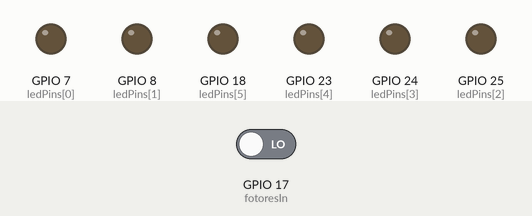
Bench run of a program on a simulated Raspberry Pi (BCM pin numbers). Shown: output pins drawn as LEDs (lit = HIGH). The test bench sets the inputs (shaded band); at power-on: GPIO 17 (fotoresIn) LOW.

Above: at 0.3 s.
At 0.65 s:
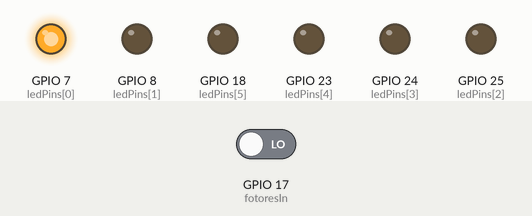
At 0.95 s:
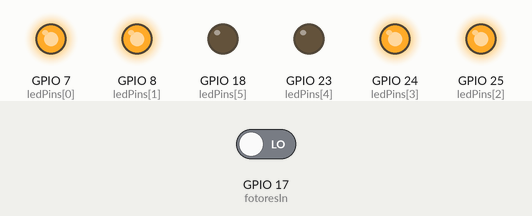
At 1.55 s:
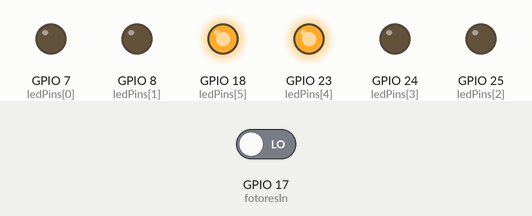
At 2.25 s:
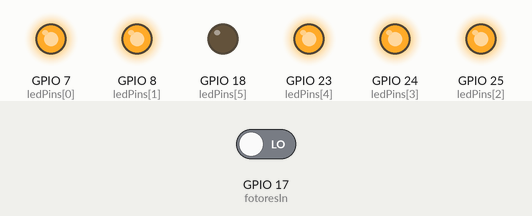
At 2.85 s:
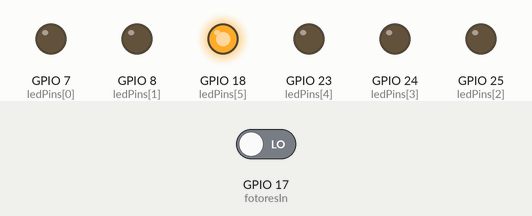
Timing chart, 0 to 3.1 s (numbered marks = the images above):
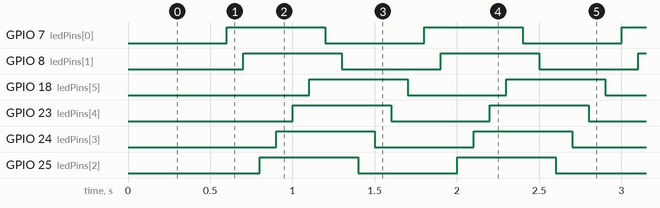

The program:

fotoresistore-all-led.py
```python
#!/usr/bin/env python
# -*- coding: latin-1 *-*
# -*- coding: cp1252 -*-
#Raspberry Pi - GPIO interface
#Tutti gli 11 led vengono accesi uno dopo l'altro
#Con il buio la logica pull-up del fotoresistore accende i led
#ovvero parte la luminaria. Viceversa con la luce tutti i led si spengono.
import RPi.GPIO as GPIO
from time import sleep
################################### Inizializzazioni
GPIO.cleanup()
GPIO.setmode(GPIO.BCM)
ledOn=False
fotoresIn=17
ledPins=[7,8,25,24,23,18]  #6 Led con relativo numero GPIO
GPIO.setup(fotoresIn,GPIO.IN)

while True:
        luceIn=GPIO.input(fotoresIn)  #Esce con logica pull-up True ovvero con pulsante chiuso=input 0=True
	for a in ledPins:
		GPIO.setup(a,GPIO.OUT)
		GPIO.output(a, False)	#Spegne tutti i led
		sleep(0.1)
	for a in ledPins:
#        GPIO.setup(a,GPIO.OUT)
        	GPIO.output(a, True)   #Spegne tutti i led
		sleep(0.1)

################################### Loop di lavoro
#while 1:
#	#Guarda se BUIO o LUCE
#	while ledOn==False:
#       	        luceIn=GPIO.input(fotoresIn)  #Esce con logica pull-up True ovvero con pulsante chiuso=input 0=True
#                                                #con fotoresistenza Luce presente=input 0=True
#    	        sleep(0.01)
#
#		if luceIn==True:
#               #Accendi tutti i led
#	                for a in ledPins:
#        	                GPIO.output(a, True)
#                	        sleep(0.3)
	        #Spegne tutti i led
#	for a in ledPins:
#		GPIO.output(a, False)
#		sleep(0.01)
#		ledOn=False
#	elif ledOn==True:
#		#Accendi tutti i led
#		for a in ledPins:
#			GPIO.output(a, True)
#			sleep(0.01)
#			ledOn=False
#			buttonIn=False
        #Spegne tutti i led
#        while ledOn==False:
#                for a in ledPins:
#                        GPIO.output(a, False)
#                        sleep(0.1)
#                        ledOn=True
```

Measured:
- by itself, GPIO 7 (ledPins[0]), GPIO 8 (ledPins[1]), GPIO 18 (ledPins[5]), GPIO 23 (ledPins[4]), GPIO 24 (ledPins[3]), GPIO 25 (ledPins[2]): alternates HIGH for 0.60 s and LOW for 0.60 s
